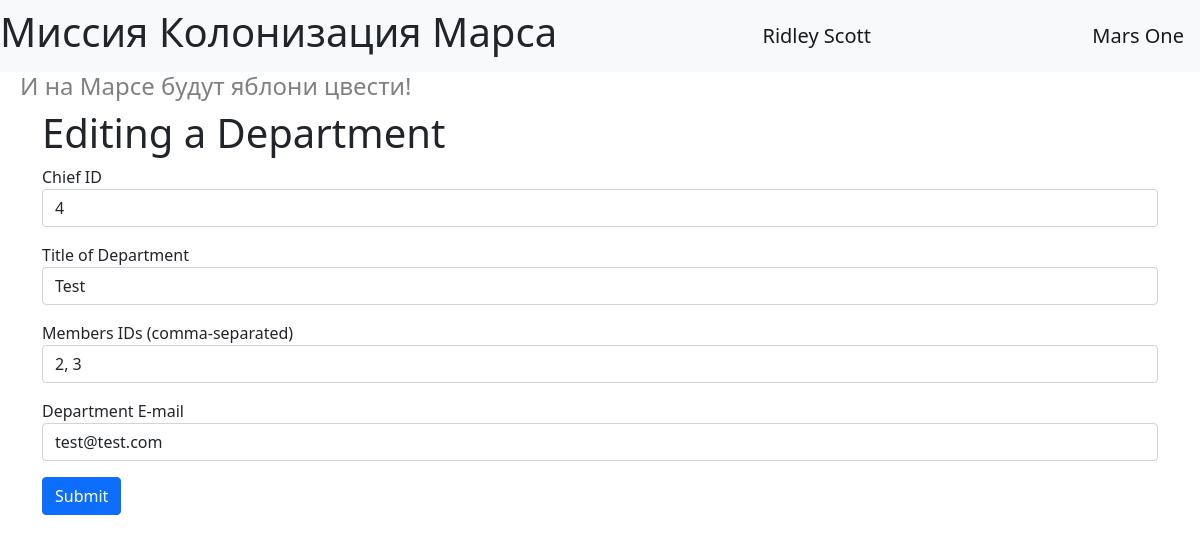
The page /edit-department/1 (signed in) on the database its author committed.
### data/models.py (models this page shows, shortened)
class User(SqlAlchemyBase, UserMixin, SerializerMixin):
    __tablename__ = 'users'
    id = sqlalchemy.Column(sqlalchemy.Integer,
                           primary_key=True, autoincrement=True)
    surname = sqlalchemy.Column(sqlalchemy.String)
    name = sqlalchemy.Column(sqlalchemy.String)
    age = sqlalchemy.Column(sqlalchemy.Integer)
    position = sqlalchemy.Column(sqlalchemy.String)
    speciality = sqlalchemy.Column(sqlalchemy.String)
    address = sqlalchemy.Column(sqlalchemy.String)
    email = sqlalchemy.Column(sqlalchemy.String, unique=True)
    hashed_password = sqlalchemy.Column(sqlalchemy.String, nullable=True)
    modified_date = sqlalchemy.Column(sqlalchemy.DateTime,
                                      default=datetime.datetime.now)
    city_from = sqlalchemy.Column(sqlalchemy.String, nullable=True)

class Department(SqlAlchemyBase, SerializerMixin):
    __tablename__ = 'departments'
    id = sqlalchemy.Column(sqlalchemy.Integer,
                           primary_key=True, autoincrement=True)
    chief_id = sqlalchemy.Column(sqlalchemy.Integer, sqlalchemy.ForeignKey('users.id'))
    chief = sqlalchemy.orm.relationship('User')
    title = sqlalchemy.Column(sqlalchemy.String)
    members = sqlalchemy.Column(sqlalchemy.String)
    email = sqlalchemy.Column(sqlalchemy.String, unique=True)

### main.py (the view)
@app.route('/edit-department/<int:dep_id>', methods=['GET', 'POST'])
@login_required
def edit_department(dep_id):
    department = session.query(Department).get(dep_id)
    if department:
        if current_user.id == 1 or current_user.id == department.chief_id:
            form = DepartmentForm(obj=department)
            if form.validate_on_submit():
                save_department(form, department)
                return redirect('/departments?message=Department saved&message_type=success')
            return render_template('add_department.html', title='Editing a Department', form=form)
        return redirect('/departments?message=You haven\'t permission for editing others '
                        'departments!&message_type=danger')
    return redirect(f'/departments?message=Department with id "{dep_id}" not found&message_type'
                    '=danger')

### forms.py
class DepartmentForm(FlaskForm):
    chief_id = IntegerField('Chief ID', validators=[DataRequired()])
    title = StringField('Title of Department', validators=[DataRequired()])
    members = StringField('Members IDs (comma-separated)',
                          validators=[DataRequired()])
    email = EmailField('Department E-mail', validators=[DataRequired()])
    submit = SubmitField('Submit')

### main.py (called while the page is built)
@login_manager.user_loader
def load_user(user_id):
    return session.query(User).get(user_id)

### templates/add_department.html (shortened to what this page needs)
{% extends 'base.html' %}
{% block content %}
    <h1>{{ title }}</h1>
    <form action="" method="post">
        {% for field in form if field.name not in ('csrf_token', 'submit') %}
            <p>
                {{ field.label() }}<br>
                {% set params = {'class': 'form-control', 'type': 'number' if field.name == 'chief_id' else ('email' if field.name == 'email' else 'text')} %}
                {{ field(**params)}}
            </p>
        {% endfor %}
        <p>{{ form.submit(type="submit", class="btn btn-primary") }}</p>
    </form>
{% endblock %}

### templates/base.html (shortened to what this page needs)
<!DOCTYPE html>
<html lang="en">
    <head>
        <link href="https://cdn.jsdelivr.net/npm/bootstrap@5.0.0-beta2/dist/css/bootstrap.min.css"
              rel="stylesheet"
>
        <link rel="stylesheet" type="text/css" href="{{ url_for('static', filename='css/style.css') }}"/>
    </head>
    <body>
        <header>
            <nav class="navbar navbar-light bg-light">
                <h1>Миссия Колонизация Марса</h1>
                {% if current_user.is_authenticated %}
                    <a class="navbar-brand" href="/logout">{{ current_user.name }} {{ current_user.surname }}</a>
                {% else %}
                    <div class="navbar-brand">
                        <a class="btn btn-primary" href="/register">Register</a>
                        <a class="btn btn-success" href="/login">Login</a>
                    </div>
                {% endif %}
                <a class="navbar-brand" href="/">Mars One</a>
            </nav>
        </header>
        <h4>И на Марсе будут яблони цвести!</h4>
        <main role="main" class="container">
            {% block content %}{% endblock %}
        </main>
    </body>
</html>

### static/css/style.css (style rules this page uses)
h4 { color: grey; margin-left: 20px; }

### rows shown on the page
User: name "Ridley", surname "Scott"
Department: chief_id "4" "Test" "2, 3" "test@test.com"

### other values the page prints
{{ title }} "Editing a Department"
{{ field.label() }} "Chief ID" "Title of Department" "Members IDs (comma-separated)" "Department E-mail"
